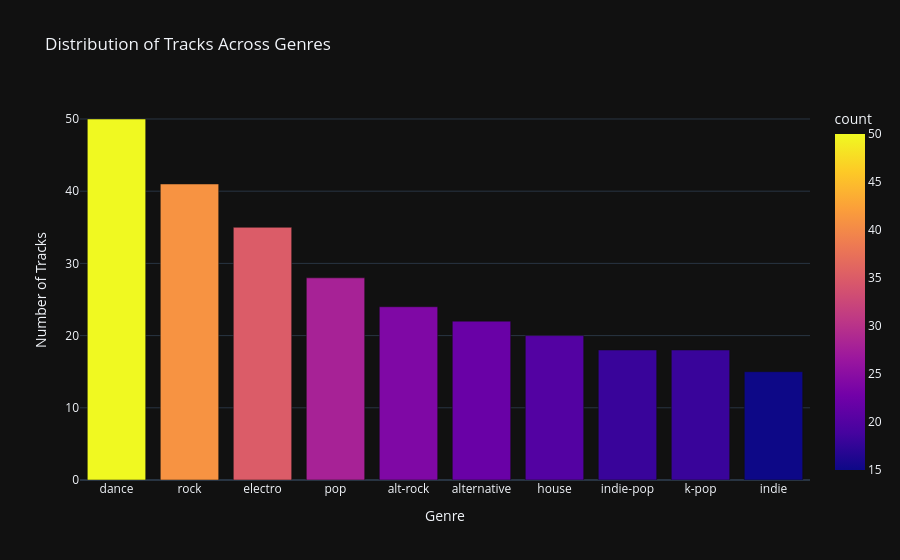

This figure's notebook cell:
### Code cell
genre_counts = (
    genre_df["track_genre"]
    .value_counts()
    .reset_index()
)

genre_counts.columns = ["track_genre", "count"]

fig = px.bar(
    genre_counts,
    x="track_genre",
    y="count",
    title="Distribution of Tracks Across Genres",
    color="count",
    template="plotly_dark"
)

fig.update_layout(
    xaxis_title="Genre",
    yaxis_title="Number of Tracks"
)

fig.show()

### Figure 1 — Plotly figure (JSON) as saved in the notebook; plotly's stock layout.template omitted (floating-point values rounded to 4 significant figures)
{"data": [{"hovertemplate": "track_genre=%{x}<br>count=%{marker.color}<extra></extra>", "legendgroup": "", "marker": {"color": [50, 41, 35, 28, 24, 22, 20, 18, 18, 15], "coloraxis": "coloraxis", "pattern": {"shape": ""}}, "name": "", "orientation": "v", "showlegend": false, "textposition": "auto", "type": "bar", "x": ["dance", "rock", "electro", "pop", "alt-rock", "alternative", "house", "indie-pop", "k-pop", "indie"], "xaxis": "x", "y": [50, 41, 35, 28, 24, 22, 20, 18, 18, 15], "yaxis": "y"}], "layout": {"barmode": "relative", "coloraxis": {"colorbar": {"title": {"text": "count"}}, "colorscale": [[0, "#0d0887"], [0.1111, "#46039f"], [0.2222, "#7201a8"], [0.3333, "#9c179e"], [0.4444, "#bd3786"], [0.5556, "#d8576b"], [0.6667, "#ed7953"], [0.7778, "#fb9f3a"], [0.8889, "#fdca26"], [1, "#f0f921"]]}, "legend": {"tracegroupgap": 0}, "title": {"text": "Distribution of Tracks Across Genres"}, "xaxis": {"anchor": "y", "domain": [0, 1], "title": {"text": "Genre"}}, "yaxis": {"anchor": "x", "domain": [0, 1], "title": {"text": "Number of Tracks"}}}}
